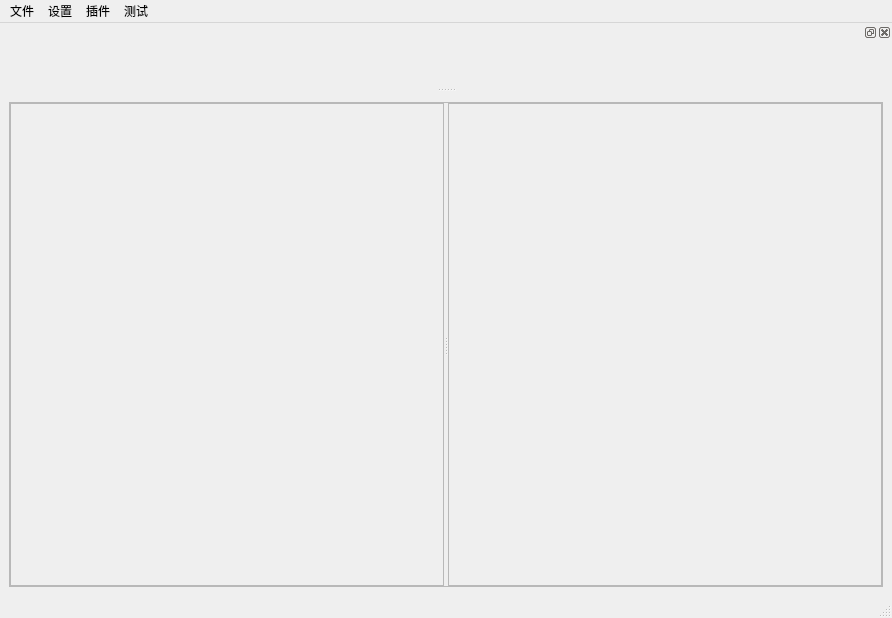
<?xml version="1.0" encoding="UTF-8"?>
<ui version="4.0">
 <class>MainWindow</class>
 <widget class="QMainWindow" name="MainWindow">
  <property name="geometry">
   <rect>
    <x>0</x>
    <y>0</y>
    <width>892</width>
    <height>618</height>
   </rect>
  </property>
  <property name="sizePolicy">
   <sizepolicy hsizetype="Expanding" vsizetype="Expanding">
    <horstretch>0</horstretch>
    <verstretch>0</verstretch>
   </sizepolicy>
  </property>
  <property name="windowTitle">
   <string>MainWindow</string>
  </property>
  <widget class="QWidget" name="centralwidget">
   <layout class="QGridLayout" name="gridLayout">
    <item row="0" column="0">
     <widget class="QSplitter" name="splitter_2">
      <property name="orientation">
       <enum>Qt::Vertical</enum>
      </property>
      <widget class="QFrame" name="frame_2">
       <property name="frameShape">
        <enum>QFrame::StyledPanel</enum>
       </property>
       <property name="frameShadow">
        <enum>QFrame::Plain</enum>
       </property>
       <layout class="QGridLayout" name="gridLayout_2">
        <property name="leftMargin">
         <number>0</number>
        </property>
        <property name="topMargin">
         <number>0</number>
        </property>
        <property name="rightMargin">
         <number>0</number>
        </property>
        <property name="bottomMargin">
         <number>0</number>
        </property>
        <property name="spacing">
         <number>0</number>
        </property>
        <item row="0" column="0">
         <widget class="QSplitter" name="splitter">
          <property name="orientation">
           <enum>Qt::Horizontal</enum>
          </property>
          <widget class="QFrame" name="frameRight">
           <property name="frameShape">
            <enum>QFrame::StyledPanel</enum>
           </property>
           <property name="frameShadow">
            <enum>QFrame::Plain</enum>
           </property>
           <layout class="QGridLayout" name="gridLayout_3">
            <item row="0" column="0">
             <widget class="QLabel" name="labelLeft">
              <property name="text">
               <string/>
              </property>
             </widget>
            </item>
           </layout>
          </widget>
          <widget class="QFrame" name="frameLeft">
           <property name="frameShape">
            <enum>QFrame::StyledPanel</enum>
           </property>
           <property name="frameShadow">
            <enum>QFrame::Plain</enum>
           </property>
           <layout class="QGridLayout" name="gridLayout_4">
            <item row="0" column="0">
             <widget class="QLabel" name="labelRight">
              <property name="minimumSize">
               <size>
                <width>0</width>
                <height>0</height>
               </size>
              </property>
              <property name="text">
               <string/>
              </property>
             </widget>
            </item>
           </layout>
          </widget>
         </widget>
        </item>
       </layout>
      </widget>
     </widget>
    </item>
   </layout>
  </widget>
  <widget class="QMenuBar" name="menubar">
   <property name="geometry">
    <rect>
     <x>0</x>
     <y>0</y>
     <width>892</width>
     <height>26</height>
    </rect>
   </property>
   <widget class="QMenu" name="menu_file">
    <property name="title">
     <string>文件</string>
    </property>
    <addaction name="actionOpen"/>
    <addaction name="actionSave"/>
    <addaction name="actionClear"/>
    <addaction name="actionRevert"/>
    <addaction name="actionExit"/>
   </widget>
   <widget class="QMenu" name="menu_setting">
    <property name="title">
     <string>设置</string>
    </property>
    <addaction name="actionis_continuous_processing"/>
   </widget>
   <widget class="QMenu" name="menu_plugin">
    <property name="title">
     <string>插件</string>
    </property>
   </widget>
   <widget class="QMenu" name="menu">
    <property name="title">
     <string>测试</string>
    </property>
    <addaction name="actiontest"/>
   </widget>
   <addaction name="menu_file"/>
   <addaction name="menu_setting"/>
   <addaction name="menu_plugin"/>
   <addaction name="menu"/>
  </widget>
  <widget class="QStatusBar" name="statusbar"/>
  <widget class="QDockWidget" name="dockWidget_4">
   <property name="sizePolicy">
    <sizepolicy hsizetype="Expanding" vsizetype="Expanding">
     <horstretch>0</horstretch>
     <verstretch>0</verstretch>
    </sizepolicy>
   </property>
   <property name="minimumSize">
    <size>
     <width>95</width>
     <height>64</height>
    </size>
   </property>
   <property name="baseSize">
    <size>
     <width>0</width>
     <height>100</height>
    </size>
   </property>
   <attribute name="dockWidgetArea">
    <number>4</number>
   </attribute>
   <widget class="QWidget" name="dockWidgetContents_6">
    <layout class="QGridLayout" name="gridLayout_5">
     <item row="0" column="0">
      <widget class="QStackedWidget" name="stackedWidget">
       <widget class="QWidget" name="page"/>
       <widget class="QWidget" name="page_2"/>
      </widget>
     </item>
    </layout>
   </widget>
  </widget>
  <action name="actionOpen">
   <property name="text">
    <string>Open</string>
   </property>
  </action>
  <action name="actionSave">
   <property name="text">
    <string>Save</string>
   </property>
  </action>
  <action name="actionClear">
   <property name="text">
    <string>Clear</string>
   </property>
  </action>
  <action name="actionRevert">
   <property name="text">
    <string>Revert</string>
   </property>
  </action>
  <action name="actionExit">
   <property name="text">
    <string>Exit</string>
   </property>
  </action>
  <action name="actionis_continuous_processing">
   <property name="text">
    <string>is continuous processing</string>
   </property>
  </action>
  <action name="actiontest">
   <property name="text">
    <string>test</string>
   </property>
  </action>
 </widget>
 <resources/>
 <connections/>
</ui>
